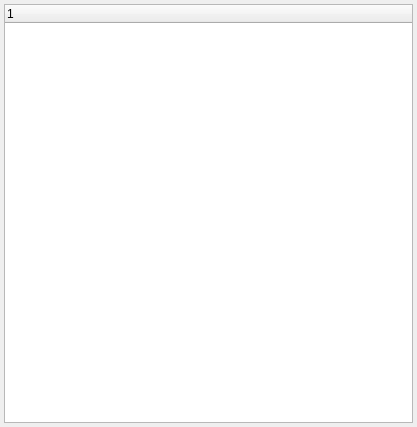
<ui version="4.0" >
 <class>MCChannelWidgetForm</class>
 <widget class="QWidget" name="MCChannelWidgetForm" >
  <property name="geometry" >
   <rect>
    <x>0</x>
    <y>0</y>
    <width>417</width>
    <height>427</height>
   </rect>
  </property>
  <property name="windowTitle" >
   <string>Form</string>
  </property>
  <layout class="QVBoxLayout" >
   <property name="spacing" >
    <number>6</number>
   </property>
   <property name="margin" >
    <number>4</number>
   </property>
   <item>
    <widget class="QTreeWidget" name="treeWidget" >
     <column>
      <property name="text" >
       <string>1</string>
      </property>
     </column>
    </widget>
   </item>
  </layout>
 </widget>
 <resources/>
 <connections/>
</ui>
